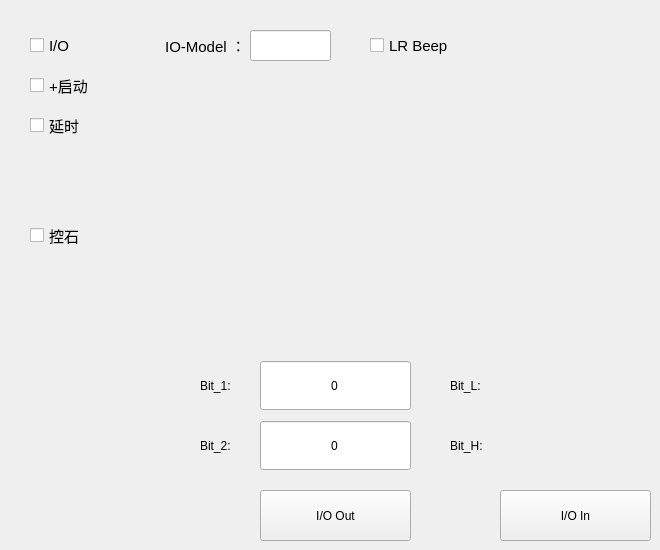
   <widget class="QWidget" name="tab_9">
    <attribute name="title">
     <string>I/O</string>
    </attribute>
    <widget class="QCheckBox" name="checkBox_IO">
     <property name="geometry">
      <rect>
       <x>30</x>
       <y>30</y>
       <width>81</width>
       <height>31</height>
      </rect>
     </property>
     <property name="font">
      <font>
       <pointsize>11</pointsize>
      </font>
     </property>
     <property name="styleSheet">
      <string notr="true"> QCheckBox::indicator {
image: url(:/image/053.png);
      width: 45px;
      height: 35px;
  }
QCheckBox::indicator:checked {
image: url(:/image/051.png)
;}&quot;);
</string>
     </property>
     <property name="text">
      <string>I/O</string>
     </property>
    </widget>
    <widget class="QLabel" name="label_8">
     <property name="geometry">
      <rect>
       <x>200</x>
       <y>360</y>
       <width>51</width>
       <height>51</height>
      </rect>
     </property>
     <property name="text">
      <string>Bit_1:</string>
     </property>
    </widget>
    <widget class="QLabel" name="IO_BitH">
     <property name="geometry">
      <rect>
       <x>500</x>
       <y>420</y>
       <width>141</width>
       <height>51</height>
      </rect>
     </property>
     <property name="styleSheet">
      <string notr="true">color: rgb(255, 255, 255);</string>
     </property>
     <property name="text">
      <string/>
     </property>
     <property name="alignment">
      <set>Qt::AlignCenter</set>
     </property>
    </widget>
    <widget class="QCheckBox" name="checkBox_LR_Beep">
     <property name="geometry">
      <rect>
       <x>370</x>
       <y>30</y>
       <width>141</width>
       <height>31</height>
      </rect>
     </property>
     <property name="font">
      <font>
       <pointsize>11</pointsize>
      </font>
     </property>
     <property name="styleSheet">
      <string notr="true"> QCheckBox::indicator {
image: url(:/image/053.png);
      width: 45px;
      height: 35px;
  }
QCheckBox::indicator:checked {
image: url(:/image/051.png)
;}&quot;);
</string>
     </property>
     <property name="text">
      <string>LR Beep</string>
     </property>
    </widget>
    <widget class="QLabel" name="IO_BitL">
     <property name="geometry">
      <rect>
       <x>500</x>
       <y>360</y>
       <width>141</width>
       <height>51</height>
      </rect>
     </property>
     <property name="styleSheet">
      <string notr="true">border-color: rgb(0, 0, 0);
color: rgb(255, 255, 255);
border:1px;</string>
     </property>
     <property name="text">
      <string/>
     </property>
     <property name="alignment">
      <set>Qt::AlignCenter</set>
     </property>
    </widget>
    <widget class="QLabel" name="label_10">
     <property name="geometry">
      <rect>
       <x>450</x>
       <y>360</y>
       <width>51</width>
       <height>51</height>
      </rect>
     </property>
     <property name="text">
      <string>Bit_L:</string>
     </property>
    </widget>
    <widget class="QPushButton" name="pushButton_IO_In">
     <property name="geometry">
      <rect>
       <x>500</x>
       <y>490</y>
       <width>151</width>
       <height>51</height>
      </rect>
     </property>
     <property name="text">
      <string>I/O In</string>
     </property>
    </widget>
    <widget class="QDoubleSpinBox" name="IO_Bit1">
     <property name="enabled">
      <bool>true</bool>
     </property>
     <property name="geometry">
      <rect>
       <x>260</x>
       <y>360</y>
       <width>151</width>
       <height>51</height>
      </rect>
     </property>
     <property name="sizePolicy">
      <sizepolicy hsizetype="Minimum" vsizetype="Expanding">
       <horstretch>0</horstretch>
       <verstretch>0</verstretch>
      </sizepolicy>
     </property>
     <property name="font">
      <font>
       <weight>50</weight>
       <bold>false</bold>
      </font>
     </property>
     <property name="styleSheet">
      <string notr="true"/>
     </property>
     <property name="alignment">
      <set>Qt::AlignCenter</set>
     </property>
     <property name="buttonSymbols">
      <enum>QAbstractSpinBox::NoButtons</enum>
     </property>
     <property name="decimals">
      <number>0</number>
     </property>
     <property name="minimum">
      <double>0.000000000000000</double>
     </property>
     <property name="maximum">
      <double>7.000000000000000</double>
     </property>
     <property name="singleStep">
      <double>1.000000000000000</double>
     </property>
     <property name="value">
      <double>0.000000000000000</double>
     </property>
    </widget>
    <widget class="QLabel" name="label_9">
     <property name="geometry">
      <rect>
       <x>200</x>
       <y>420</y>
       <width>51</width>
       <height>51</height>
      </rect>
     </property>
     <property name="text">
      <string>Bit_2:</string>
     </property>
    </widget>
    <widget class="QLabel" name="label_30">
     <property name="geometry">
      <rect>
       <x>450</x>
       <y>420</y>
       <width>51</width>
       <height>51</height>
      </rect>
     </property>
     <property name="text">
      <string>Bit_H:</string>
     </property>
    </widget>
    <widget class="QPushButton" name="pushButton">
     <property name="geometry">
      <rect>
       <x>260</x>
       <y>490</y>
       <width>151</width>
       <height>51</height>
      </rect>
     </property>
     <property name="text">
      <string>I/O Out</string>
     </property>
    </widget>
    <widget class="QDoubleSpinBox" name="IO_Bit2">
     <property name="enabled">
      <bool>true</bool>
     </property>
     <property name="geometry">
      <rect>
       <x>260</x>
       <y>420</y>
       <width>151</width>
       <height>51</height>
      </rect>
     </property>
     <property name="sizePolicy">
      <sizepolicy hsizetype="Minimum" vsizetype="Expanding">
       <horstretch>0</horstretch>
       <verstretch>0</verstretch>
      </sizepolicy>
     </property>
     <property name="font">
      <font>
       <weight>50</weight>
       <bold>false</bold>
      </font>
     </property>
     <property name="styleSheet">
      <string notr="true"/>
     </property>
     <property name="alignment">
      <set>Qt::AlignCenter</set>
     </property>
     <property name="buttonSymbols">
      <enum>QAbstractSpinBox::NoButtons</enum>
     </property>
     <property name="decimals">
      <number>0</number>
     </property>
     <property name="minimum">
      <double>0.000000000000000</double>
     </property>
     <property name="maximum">
      <double>7.000000000000000</double>
     </property>
     <property name="singleStep">
      <double>1.000000000000000</double>
     </property>
     <property name="value">
      <double>0.000000000000000</double>
     </property>
    </widget>
    <widget class="QCheckBox" name="checkBox_IO__Delay">
     <property name="geometry">
      <rect>
       <x>30</x>
       <y>110</y>
       <width>91</width>
       <height>31</height>
      </rect>
     </property>
     <property name="font">
      <font>
       <pointsize>11</pointsize>
      </font>
     </property>
     <property name="styleSheet">
      <string notr="true"> QCheckBox::indicator {
image: url(:/image/053.png);
      width: 45px;
      height: 35px;
  }
QCheckBox::indicator:checked {
image: url(:/image/051.png)
;}&quot;);
</string>
     </property>
     <property name="text">
      <string>延时</string>
     </property>
    </widget>
    <widget class="QLabel" name="label_65">
     <property name="geometry">
      <rect>
       <x>160</x>
       <y>30</y>
       <width>91</width>
       <height>31</height>
      </rect>
     </property>
     <property name="font">
      <font>
       <pointsize>11</pointsize>
      </font>
     </property>
     <property name="styleSheet">
      <string notr="true"/>
     </property>
     <property name="text">
      <string>IO-Model ：</string>
     </property>
     <property name="alignment">
      <set>Qt::AlignCenter</set>
     </property>
    </widget>
    <widget class="QCheckBox" name="checkBox_IO__Test">
     <property name="geometry">
      <rect>
       <x>30</x>
       <y>70</y>
       <width>101</width>
       <height>31</height>
      </rect>
     </property>
     <property name="font">
      <font>
       <pointsize>11</pointsize>
      </font>
     </property>
     <property name="styleSheet">
      <string notr="true"> QCheckBox::indicator {
image: url(:/image/053.png);
      width: 45px;
      height: 35px;
  }
QCheckBox::indicator:checked {
image: url(:/image/051.png)
;}&quot;);
</string>
     </property>
     <property name="text">
      <string>+启动</string>
     </property>
    </widget>
    <widget class="QCheckBox" name="checkBox__KongShi">
     <property name="geometry">
      <rect>
       <x>30</x>
       <y>220</y>
       <width>91</width>
       <height>31</height>
      </rect>
     </property>
     <property name="font">
      <font>
       <pointsize>11</pointsize>
      </font>
     </property>
     <property name="styleSheet">
      <string notr="true"> QCheckBox::indicator {
image: url(:/image/053.png);
      width: 45px;
      height: 35px;
  }
QCheckBox::indicator:checked {
image: url(:/image/051.png)
;}&quot;);
</string>
     </property>
     <property name="text">
      <string>控石</string>
     </property>
    </widget>
    <widget class="QLineEdit" name="IO__Model">
     <property name="geometry">
      <rect>
       <x>250</x>
       <y>30</y>
       <width>81</width>
       <height>31</height>
      </rect>
     </property>
    </widget>
   </widget>
